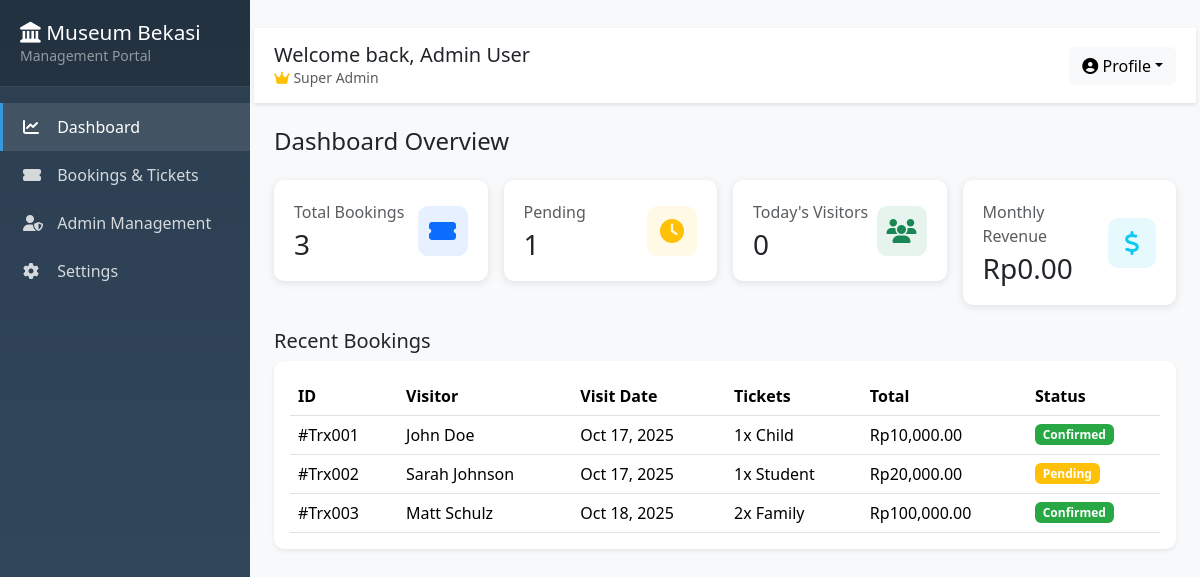
Screenshot of /superadmin/superadminpanel.php with the database file from the repository.
### tables this page shows
CREATE TABLE `superadmin` (
  `SuperAdminCode` int(5) NOT NULL,
  `Name` varchar(100) NOT NULL,
  `PhoneNumber` varchar(20) NOT NULL,
  `superadmin_email` varchar(50) NOT NULL,
  `Password` varchar(50) NOT NULL,
  `Status` enum('Active','Inactive') DEFAULT NULL
);

CREATE TABLE `transaction` (
  `TransactionCode` char(6) NOT NULL,
  `AdminCode` int(5) NOT NULL,
  `MemCode` int(11) NOT NULL,
  `TransactionDate` date NOT NULL,
  `TotalTransaction` decimal(10,2) NOT NULL
);

CREATE TABLE `member` (
  `MemCode` int(11) NOT NULL,
  `MemberName` varchar(100) NOT NULL,
  `Gender` enum('Male','Female') DEFAULT NULL,
  `Address` varchar(255) NOT NULL,
  `PhoneNumber` varchar(20) NOT NULL,
  `member_email` varchar(50) NOT NULL,
  `Password` varchar(50) NOT NULL
);

CREATE TABLE `transdetail` (
  `TransactionCode` char(6) NOT NULL,
  `TicketCode` char(6) NOT NULL,
  `TicketType` enum('Adult','Student','Child','Family') NOT NULL,
  `Quantity` int(11) NOT NULL
);

CREATE TABLE `ticketcategory` (
  `TicketCategoryCode` char(6) NOT NULL,
  `CategoryType` enum('Adult','Student','Child','Family') NOT NULL
);

CREATE TABLE `payment` (
  `PaymentCode` char(6) NOT NULL,
  `TransactionCode` char(6) NOT NULL,
  `PaymentDate` date NOT NULL,
  `PaymentMethod` enum('Cash','Credit','Transfer') DEFAULT NULL,
  `Status` enum('Pending','Confirmed','Cancelled') DEFAULT NULL
);

### superadmin/booking/dashboard_data.php (called while the page is built, shortened)
<?php
$stats = [
    'total_bookings' => (int)(mysqli_fetch_assoc(mysqli_query($conn, "SELECT COUNT(*) AS c FROM transaction"))['c'] ?? 0),
    'pending_bookings' => (int)(mysqli_fetch_assoc(mysqli_query($conn, "SELECT COUNT(*) AS c FROM payment WHERE Status = 'Pending'"))['c'] ?? 0),
    'today_visitors' => (int)(mysqli_fetch_assoc(mysqli_query($conn, "SELECT COUNT(*) AS c FROM transaction WHERE TransactionDate = CURDATE()"))['c'] ?? 0),
    'monthly_revenue' => (float)(mysqli_fetch_assoc(mysqli_query($conn, "SELECT IFNULL(SUM(TotalTransaction),0) AS s FROM transaction WHERE MONTH(TransactionDate) = MONTH(CURDATE())"))['s'] ?? 0),
];
$recentBookings = mysqli_query($conn,
    "SELECT
        t.TransactionCode AS BookingID,
        m.MemberName AS VisitorName,
        m.member_email AS Email,
        tc.CategoryType AS TicketType,
        td.Quantity AS Quantity,
        t.TotalTransaction AS Total,
        t.TransactionDate AS VisitDate,
        p.Status AS PaymentStatus
     FROM transaction t
     JOIN transdetail td ON t.TransactionCode = td.TransactionCode
     JOIN ticketcategory tc ON td.TicketType = tc.CategoryType
     JOIN member m ON t.MemCode = m.MemCode
     LEFT JOIN payment p ON p.TransactionCode = t.TransactionCode
     ORDER BY t.TransactionDate ASC, t.TransactionCode ASC
     LIMIT 5"
);
?>

### superadmin/superadminpanel.php (the view, shortened to what this page needs)
<?php
$user = $_SESSION['admin1']; $isSuperAdmin = ($user['role'] === 'superadmin');
include_once('admin_crud_process.php');
include_once('booking/dashboard_data.php');
$superAdmin = mysqli_fetch_assoc(mysqli_query($conn, "SELECT * FROM superadmin WHERE SuperAdminCode = 1"));
?>
<!doctype html>
<html lang="en">
<head>
<link href="https://cdn.jsdelivr.net/npm/bootstrap@5.3.2/dist/css/bootstrap.min.css" rel="stylesheet">
<link href="https://cdnjs.cloudflare.com/ajax/libs/font-awesome/6.4.0/css/all.min.css" rel="stylesheet">
<link href="../assets/css/superadminpanel.css" rel="stylesheet">
</head>
<body>
<div class="sidebar">
    <div class="sidebar-header">
        <h4><i class="fas fa-landmark"></i> Museum Bekasi</h4>
        <small class="text-white-50">Management Portal</small>
    </div>
    <ul class="nav flex-column mt-3">
        <li class="nav-item"><a class="nav-link active" href="#" onclick="showSection('dashboard')"><i class="fas fa-chart-line"></i> Dashboard</a></li>
        <li class="nav-item"><a class="nav-link" href="#" onclick="showSection('bookings')"><i class="fas fa-ticket-alt"></i> Bookings & Tickets</a></li>
        <?php if ($isSuperAdmin): ?>
        <li class="nav-item"><a class="nav-link" href="#" onclick="showSection('admins')"><i class="fas fa-user-shield"></i> Admin Management</a></li>
        <?php endif; ?>
        <li class="nav-item"><a class="nav-link" href="#" onclick="showSection('settings')"><i class="fas fa-cog"></i> Settings</a></li>
    </ul>
</div>
<div class="main-content p-4">
    <div class="top-bar d-flex justify-content-between align-items-center mb-4">
        <div>
            <h5 class="mb-0">Welcome back, <?php echo htmlspecialchars($user['name']); ?></h5>
            <small class="text-muted"><?php echo $isSuperAdmin ? '<i class="fas fa-crown text-warning"></i> Super Admin' : '<i class="fas fa-user"></i> Admin'; ?></small>
        </div>
        <div class="dropdown">
            <button class="btn btn-light dropdown-toggle" data-bs-toggle="dropdown"><i class="fas fa-user-circle"></i> Profile</button>
        </div>
    </div>
    <div id="dashboard-section">
            <h4 class="mb-4">Dashboard Overview</h4>
            <div class="row g-3 mb-4">
                <div class="col-md-3">
                    <div class="stat-card">
                        <div class="d-flex justify-content-between align-items-center">
                            <div>
                                <p class="text-muted mb-1">Total Bookings</p>
                                <h3 class="mb-0"><?php echo number_format($stats['total_bookings']); ?></h3>
                            </div>
                            <div class="stat-icon bg-primary bg-opacity-10 text-primary">
                                <i class="fas fa-ticket-alt"></i>
                            </div>
                        </div>
                    </div>
                </div>
                <div class="col-md-3">
                    <div class="stat-card">
                        <div class="d-flex justify-content-between align-items-center">
                            <div>
                                <p class="text-muted mb-1">Pending</p>
                                <h3 class="mb-0"><?php echo number_format($stats['pending_bookings']); ?></h3>
                            </div>
                            <div class="stat-icon bg-warning bg-opacity-10 text-warning">
                                <i class="fas fa-clock"></i>
                            </div>
                        </div>
                    </div>
                </div>
                <div class="col-md-3">
                    <div class="stat-card">
                        <div class="d-flex justify-content-between align-items-center">
                            <div>
                                <p class="text-muted mb-1">Today's Visitors</p>
                                <h3 class="mb-0"><?php echo number_format($stats['today_visitors']); ?></h3>
                            </div>
                            <div class="stat-icon bg-success bg-opacity-10 text-success">
                                <i class="fas fa-users"></i>
                            </div>
                        </div>
                    </div>
                </div>
                <div class="col-md-3">
                    <div class="stat-card">
                        <div class="d-flex justify-content-between align-items-center">
                            <div>
                                <p class="text-muted mb-1">Monthly Revenue</p>
                                <h3 class="mb-0">Rp<?php echo number_format($stats['monthly_revenue'], 2); ?></h3>
                            </div>
                            <div class="stat-icon bg-info bg-opacity-10 text-info">
                                <i class="fas fa-dollar-sign"></i>
                            </div>
                        </div>
                    </div>
                </div>
            </div>
        <h5>Recent Bookings</h5>
        <div class="card-white shadow-sm mb-4 p-3">
            <div class="table-responsive">
                <table class="table table-hover mb-0">
                    <thead><tr><th>ID</th><th>Visitor</th><th>Visit Date</th><th>Tickets</th><th>Total</th><th>Status</th></tr></thead>
                    <tbody>
                    <?php if ($recentBookings && mysqli_num_rows($recentBookings)>0): while($rb = mysqli_fetch_assoc($recentBookings)): ?>
                        <?php
                            $status = $rb['PaymentStatus'] ?: 'Pending';
                            $badgeClass = ($status === 'Confirmed') ? 'badge-status-confirmed' : (($status === 'Pending') ? 'badge-status-pending' : 'badge-status-cancelled');
                        ?>
                        <tr>
                            <td>#<?php echo htmlspecialchars($rb['BookingID']); ?></td>
                            <td><?php echo htmlspecialchars($rb['VisitorName']); ?></td>
                            <td><?php echo !empty($rb['VisitDate'])?date('M d, Y',strtotime($rb['VisitDate'])):'-'; ?></td>
                            <td><?php echo (int)$rb['Quantity'] . 'x ' . htmlspecialchars($rb['TicketType']); ?></td>
                            <td>Rp<?php echo number_format((float)$rb['Total'],2); ?></td>
                            <td><span class="badge <?php echo $badgeClass; ?>"><?php echo $status; ?></span></td>
                        </tr>
                    <?php endwhile; else: ?>
                        <tr><td colspan="7" class="text-center">No recent bookings</td></tr>
                    <?php endif; ?>
                    </tbody>
                </table>
            </div>
        </div>
    </div>
</body>
</html>

### assets/css/superadminpanel.css (style rules this page uses)
:root { --sidebar-width: 250px; --primary-color: #2c3e50; --secondary-color: #34495e; --accent-color: #3498db; }
body { font-family: 'Segoe UI', Tahoma, Geneva, Verdana, sans-serif; background-color: #f8f9fa; }
.sidebar { position: fixed; top: 0; left: 0; height: 100vh; width: var(--sidebar-width); background: linear-gradient(180deg, var(--primary-color) 0%, var(--secondary-color) 100%); color: white; overflow-y: auto; transition: all 0.3s; z-index: 1000; }
.sidebar-header { padding: 20px; background: rgba(0,0,0,0.2); border-bottom: 1px solid rgba(255,255,255,0.1); }
.sidebar-header h4 { margin: 0; font-size: 1.3rem; }
.nav-link { color: rgba(255,255,255,0.8); padding: 12px 20px; border-left: 3px solid transparent; transition: all 0.3s; }
.nav-link:hover, .nav-link.active { color: white; background: rgba(255,255,255,0.1); border-left-color: var(--accent-color); }
.nav-link i { width: 20px; margin-right: 10px; }
.main-content { margin-left: var(--sidebar-width); padding: 20px; }
.top-bar { background: white; padding: 15px 20px; margin: -20px -20px 20px -20px; box-shadow: 0 2px 4px rgba(0,0,0,0.1); display: flex; justify-content: space-between; align-items: center; }
.stat-card { background: white; border-radius: 10px; padding: 20px; box-shadow: 0 2px 8px rgba(0,0,0,0.1); transition: transform 0.3s; }
.stat-icon { width: 50px; height: 50px; border-radius: 10px; display: flex; align-items: center; justify-content: center; font-size: 1.5rem; }
.card-white { background:#fff; border-radius:10px; box-shadow:0 6px 18px rgba(0,0,0,0.06); }
.badge-status-pending { background:#FFC107; color:#fff; }
.badge-status-confirmed { background:#28a745; color:#fff; }

### rows the page displays
superadmin: Name "Admin User"
transaction: TransactionCode "Trx001", MemCode.MemberName "John Doe", TransactionDate "Oct 17, 2025", transdetail.Quantity "1", ticketcategory.CategoryType "Child", TotalTransaction "10,000.00", payment.Status "Confirmed"
transaction: TransactionCode "Trx002", MemCode.MemberName "Sarah Johnson", TransactionDate "Oct 17, 2025", transdetail.Quantity "1", ticketcategory.CategoryType "Student", TotalTransaction "20,000.00", payment.Status "Pending"
transaction: TransactionCode "Trx003", MemCode.MemberName "Matt Schulz", TransactionDate "Oct 18, 2025", transdetail.Quantity "2", ticketcategory.CategoryType "Family", TotalTransaction "100,000.00", payment.Status "Confirmed"

### other values shown
$stats['total_bookings'] "3"
$stats['pending_bookings'] "1"
$stats['today_visitors'] "0"
$stats['monthly_revenue'] "0.00"
